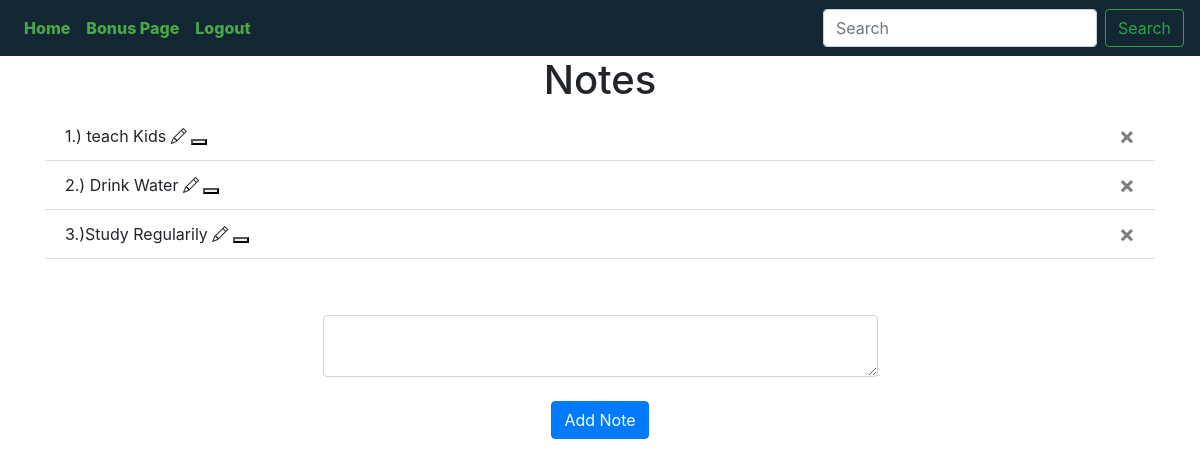
Page / (signed in) on the committed database.
### website/models.py (models this page shows)
class Note(db.Model):
    id = db.Column(db.Integer, primary_key=True)
    data = db.Column(db.String(10000))
    date = db.Column(db.DateTime(timezone=True), default=func.now())
    user_id = db.Column(db.Integer, db.ForeignKey('user.id'))

### website/views.py (the view, shortened to what this page needs)
@views.route('/', methods=['GET', 'POST'])
@login_required
def home():
    return render_template("home.html", user=current_user)

### website/__init__.py (called while the page is built)
def create_app():
    app = Flask(__name__)
    app.config['SECRET_KEY'] = "jwhebffbkefb"
    app.config['SQLALCHEMY_DATABASE_URI'] = f'sqlite:///{DB_NAME}'
    db.init_app(app)
    from .views import views
    from .auth import auth
    app.register_blueprint(views, url_prefix='/')
    app.register_blueprint(auth, url_prefix='/')
    from .models import User, Note
    create_database(app)
    login_manager = LoginManager()
    login_manager.login_view = 'auth.login'
    login_manager.init_app(app)
    @login_manager.user_loader
    def load_user(id):
        return User.query.get(int(id))
    return app

### website/templates/home.html
{% extends "base.html" %} {% block title %}Home28{% endblock %}
{% block content %}
<h1 align="center">Notes</h1>
<ul class="list-group list-group-flush" id="notes">
    {% for note in user.notes%}
    <li class="list-group-item">{{ note.data }}
        <i class="bi bi-pencil"></i>
        <button onClick="clickMe()"></button>
        <button type="button" class="close" onClick="deleteNote({{note.id}})">
        <span aria-hidden="true">&times;</span>
    </button>
    </li>
    {% endfor %}
</ul>
<form method="POST">
    <div style="width:50%; display: block; margin-left: auto; margin-right: auto; margin-top: 5%;">
    <textarea onclick="clickMe()" name="note" id="note" class="form-control"></textarea>
    <br />
    <div align="center">
        <button type="submit" class="btn btn-primary">Add Note</button>
    </div>
    </div>
</form>
{% endblock %}

### rows in the picture
Note: data "1.) teach Kids"
Note: data "2.) Drink Water"
Note: data "3.)Study Regularily"
